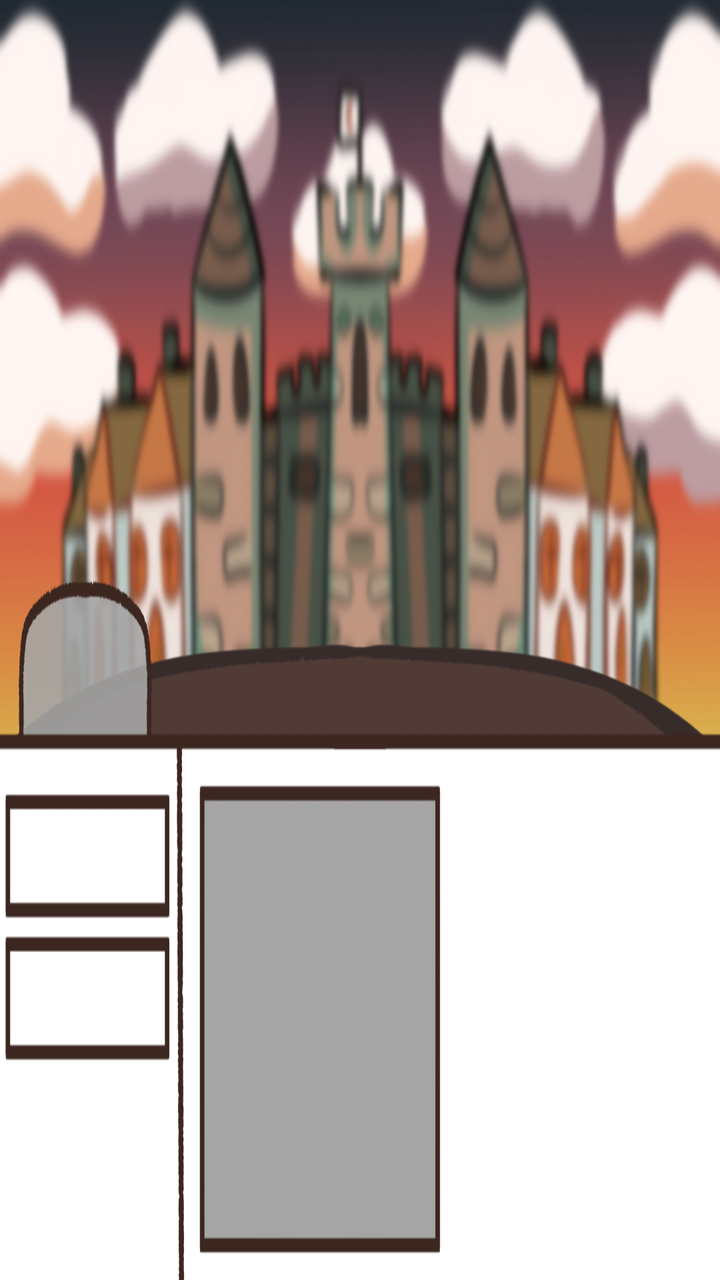
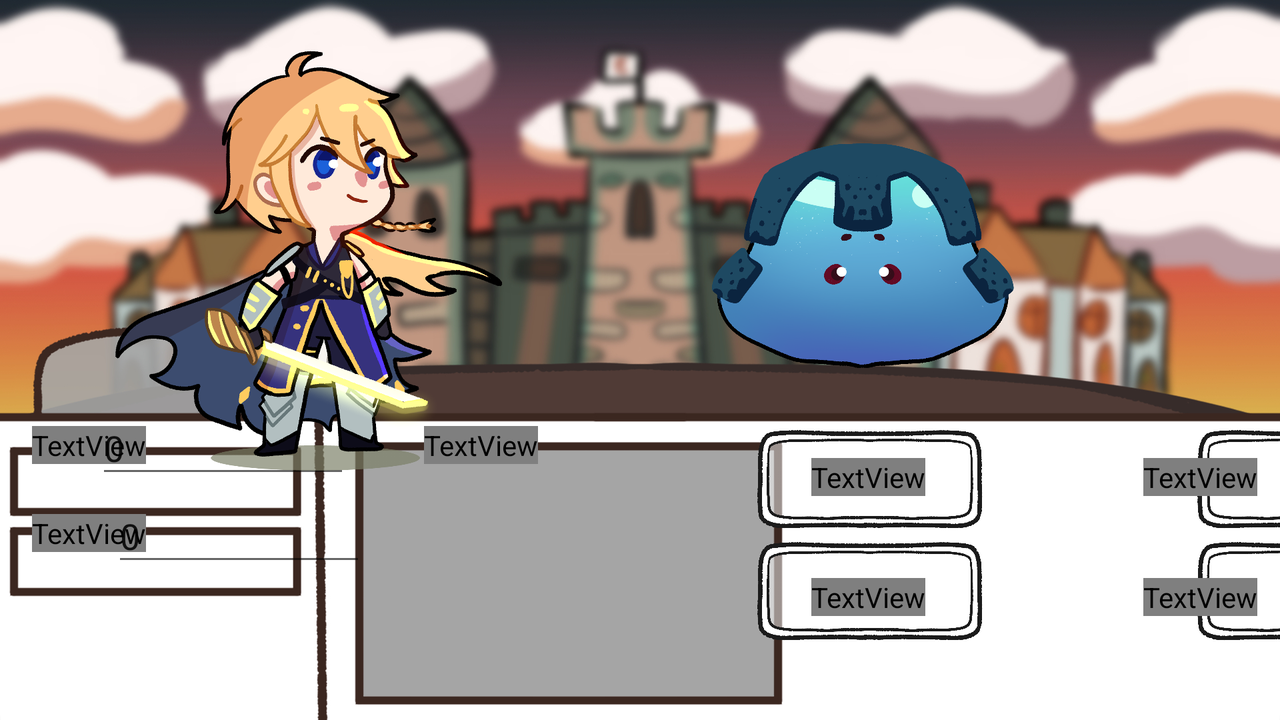

First picture: res/layout/ on a phone held upright. Second picture: the repository's own variant of that layout, on a device whose configuration matches the variant's folder. Source for both follows.
<!-- AndroidManifest.xml: application theme Theme.Assimilate -->
<!-- res/layout/activity_battlescreen.xml -->
<?xml version="1.0" encoding="utf-8"?>
<androidx.constraintlayout.widget.ConstraintLayout xmlns:android="http://schemas.android.com/apk/res/android"
    xmlns:app="http://schemas.android.com/apk/res-auto"
    xmlns:tools="http://schemas.android.com/tools"
    android:layout_width="match_parent"
    android:layout_height="match_parent"
    android:background="@drawable/battlescreenbg"
    tools:context=".battlescreen">

</androidx.constraintlayout.widget.ConstraintLayout>
<!-- resources referenced by this layout -->
<resources>
  <!-- drawable battlescreenbg: jpg bitmap (drawable, 605617 bytes) -->
  <style name="Theme.Assimilate" parent="Theme.MaterialComponents.DayNight.NoActionBar">
          
          <item name="colorPrimary">@color/purple_500</item>
          <item name="colorPrimaryVariant">@color/purple_700</item>
          <item name="colorOnPrimary">@color/white</item>
          
          <item name="colorSecondary">@color/teal_200</item>
          <item name="colorSecondaryVariant">@color/teal_700</item>
          <item name="colorOnSecondary">@color/black</item>
          
          <item name="android:statusBarColor" tools:targetApi="l">?attr/colorPrimaryVariant</item>
          
      </style>
</resources>
<!-- res/layout-land/activity_battlescreen.xml (the repository's variant of the layout above) -->
<!-- drawn on the phone turned sideways -->
<?xml version="1.0" encoding="utf-8"?>
<androidx.constraintlayout.widget.ConstraintLayout xmlns:android="http://schemas.android.com/apk/res/android"
    xmlns:app="http://schemas.android.com/apk/res-auto"
    xmlns:tools="http://schemas.android.com/tools"
    android:layout_width="match_parent"
    android:layout_height="match_parent"
    android:background="@drawable/battlescreenbg"
    tools:context=".battlescreen">

    <TextView
        android:id="@+id/textView19"
        android:layout_width="wrap_content"
        android:layout_height="wrap_content"
        android:layout_marginStart="16dp"
        android:layout_marginBottom="128dp"
        android:fontFamily="@font/superLegend"
        android:text="HP:"
        android:textColor="@color/black"
        app:layout_constraintBottom_toBottomOf="parent"
        app:layout_constraintStart_toStartOf="parent" />

    <TextView
        android:id="@+id/textView20"
        android:layout_width="wrap_content"
        android:layout_height="wrap_content"
        android:layout_marginStart="16dp"
        android:layout_marginBottom="84dp"
        android:fontFamily="@font/superLegend"
        android:text="INT:"
        android:textColor="@color/black"
        app:layout_constraintBottom_toBottomOf="parent"
        app:layout_constraintStart_toStartOf="parent" />

    <EditText
        android:id="@+id/editTextTextPersonName"
        android:layout_width="127dp"
        android:layout_height="43dp"
        android:layout_marginStart="48dp"
        android:layout_marginBottom="116dp"
        android:ems="10"
        android:inputType="textPersonName"
        android:text="0"
        app:layout_constraintBottom_toBottomOf="parent"
        app:layout_constraintStart_toStartOf="parent" />

    <EditText
        android:id="@+id/editTextTextPersonName2"
        android:layout_width="127dp"
        android:layout_height="43dp"
        android:layout_marginStart="56dp"
        android:layout_marginBottom="72dp"
        android:ems="10"
        android:inputType="textPersonName"
        android:text="0"
        app:layout_constraintBottom_toBottomOf="parent"
        app:layout_constraintStart_toStartOf="parent" />

    <TextView
        android:id="@+id/textView21"
        android:layout_width="wrap_content"
        android:layout_height="wrap_content"
        android:layout_marginStart="212dp"
        android:layout_marginBottom="128dp"
        android:fontFamily="@font/superLegend"
        android:text="*insert question here*"
        app:layout_constraintBottom_toBottomOf="parent"
        app:layout_constraintStart_toStartOf="parent" />

    <ImageView
        android:id="@+id/imageView8"
        android:layout_width="294dp"
        android:layout_height="194dp"
        android:layout_marginEnd="60dp"
        android:layout_marginBottom="132dp"
        app:layout_constraintBottom_toBottomOf="parent"
        app:layout_constraintEnd_toEndOf="parent"
        app:srcCompat="@drawable/slimeidle" />

    <ImageView
        android:id="@+id/imageView9"
        android:layout_width="568dp"
        android:layout_height="280dp"
        android:layout_marginEnd="196dp"
        app:layout_constraintEnd_toEndOf="parent"
        app:layout_constraintTop_toTopOf="parent"
        app:srcCompat="@drawable/knightidle" />

    <ImageView
        android:id="@+id/imageView7"
        android:layout_width="208dp"
        android:layout_height="123dp"
        android:layout_marginEnd="100dp"
        android:layout_marginBottom="60dp"
        app:layout_constraintBottom_toBottomOf="parent"
        app:layout_constraintEnd_toEndOf="parent"
        app:srcCompat="@drawable/levelbtn" />

    <ImageView
        android:id="@+id/imageView11"
        android:layout_width="208dp"
        android:layout_height="123dp"
        android:layout_marginEnd="100dp"
        android:layout_marginBottom="4dp"
        app:layout_constraintBottom_toBottomOf="parent"
        app:layout_constraintEnd_toEndOf="parent"
        app:srcCompat="@drawable/levelbtn" />

    <ImageView
        android:id="@+id/imageView10"
        android:layout_width="208dp"
        android:layout_height="123dp"
        android:layout_marginStart="552dp"
        android:layout_marginBottom="60dp"
        app:layout_constraintBottom_toBottomOf="parent"
        app:layout_constraintStart_toStartOf="parent"
        app:srcCompat="@drawable/levelbtn" />

    <ImageView
        android:id="@+id/imageView12"
        android:layout_width="208dp"
        android:layout_height="123dp"
        android:layout_marginStart="552dp"
        android:layout_marginBottom="4dp"
        app:layout_constraintBottom_toBottomOf="parent"
        app:layout_constraintStart_toStartOf="parent"
        app:srcCompat="@drawable/levelbtn" />

    <TextView
        android:id="@+id/textView5"
        android:layout_width="wrap_content"
        android:layout_height="wrap_content"
        android:layout_marginTop="52dp"
        android:text="Choice a"
        android:fontFamily="@font/superLegend"
        android:textSize="13dp"
        app:layout_constraintEnd_toEndOf="@+id/imageView7"
        app:layout_constraintHorizontal_bias="0.487"
        app:layout_constraintStart_toStartOf="@+id/imageView7"
        app:layout_constraintTop_toTopOf="@+id/imageView7" />

    <TextView
        android:id="@+id/textView18"
        android:layout_width="wrap_content"
        android:layout_height="wrap_content"
        android:layout_marginTop="52dp"
        android:text="Choice b"
        android:fontFamily="@font/superLegend"
        android:textSize="13dp"
        app:layout_constraintEnd_toEndOf="parent"
        app:layout_constraintHorizontal_bias="0.632"
        app:layout_constraintStart_toStartOf="@+id/imageView10"
        app:layout_constraintTop_toTopOf="@+id/imageView10" />

    <TextView
        android:id="@+id/textView22"
        android:layout_width="wrap_content"
        android:layout_height="wrap_content"
        android:layout_marginBottom="52dp"
        android:text="Choice c"
        android:fontFamily="@font/superLegend"
        android:textSize="13dp"
        app:layout_constraintBottom_toBottomOf="parent"
        app:layout_constraintEnd_toEndOf="@+id/imageView11"
        app:layout_constraintHorizontal_bias="0.487"
        app:layout_constraintStart_toStartOf="@+id/imageView11" />

    <TextView
        android:id="@+id/textView23"
        android:layout_width="wrap_content"
        android:layout_height="wrap_content"
        android:layout_marginBottom="52dp"
        android:text="Choice d"
        android:fontFamily="@font/superLegend"
        android:textSize="13dp"
        app:layout_constraintBottom_toBottomOf="parent"
        app:layout_constraintEnd_toEndOf="parent"
        app:layout_constraintHorizontal_bias="0.632"
        app:layout_constraintStart_toStartOf="@+id/imageView12" />
</androidx.constraintlayout.widget.ConstraintLayout>
<!-- resources referenced by the variant -->
<!-- as the phone turned sideways resolves them -->
<resources>
  <!-- drawable battlescreenbg: jpg bitmap (drawable, 605617 bytes) -->
  <!-- drawable knightidle: png bitmap (drawable-v24, 558203 bytes) -->
  <!-- drawable levelbtn: png bitmap (drawable, 246805 bytes) -->
  <!-- drawable slimeidle: png bitmap (drawable-v24, 208134 bytes) -->
  <style name="Theme.Assimilate" parent="Theme.MaterialComponents.DayNight.NoActionBar">
          
          <item name="colorPrimary">@color/purple_500</item>
          <item name="colorPrimaryVariant">@color/purple_700</item>
          <item name="colorOnPrimary">@color/white</item>
          
          <item name="colorSecondary">@color/teal_200</item>
          <item name="colorSecondaryVariant">@color/teal_700</item>
          <item name="colorOnSecondary">@color/black</item>
          
          <item name="android:statusBarColor" tools:targetApi="l">?attr/colorPrimaryVariant</item>
          
      </style>
</resources>
